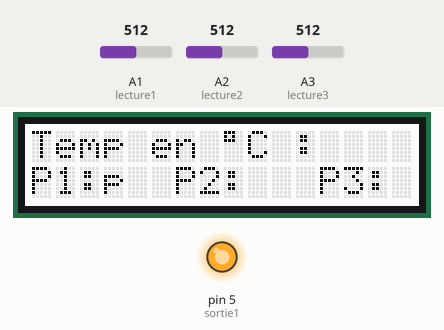
The sketch below on a simulated Arduino Uno, built with avr-gcc and run on an emulated ATmega328P. Parts: 16×2 character LCD, output pins drawn as LEDs (lit = HIGH). The inputs (shaded band) are chosen by the test bench; at power-on: A1 (lecture1) = 512, A2 (lecture2) = 512, A3 (lecture3) = 512. What the sketch prints to the serial monitor is not drawn.

Above: at 1.7 s.
1.8 s: A1 (lecture1) set to 480
At 3.0 s:
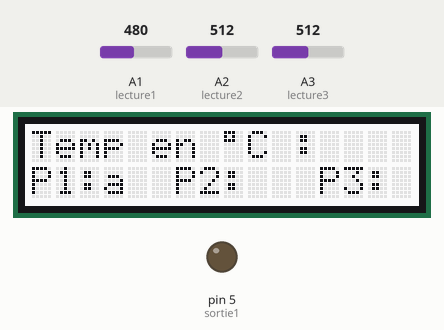
3.3 s: A1 (lecture1) set to 511
At 4.4 s:
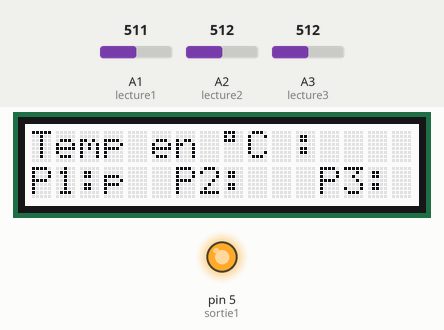
4.8 s: A1 (lecture1) set to 306
At 5.8 s:
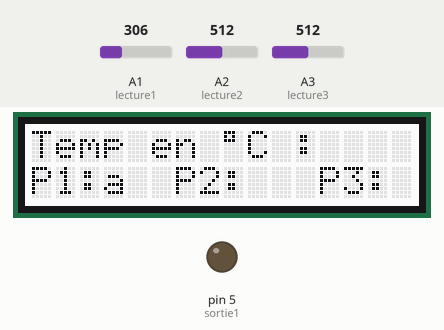
Timing chart, 0 to 7.8 s (numbered marks = the images above; inputs shaded):
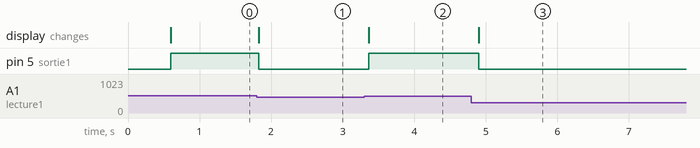

The sketch:

controle_affichage.ino
```cpp
#include <Wire.h>
#include "rgb_lcd.h"

rgb_lcd lcd;

int lecture1 = A1, lecture2 = A2, lecture3 = A3;

int sortie1 = 5, sortie2 = 4, sortie3 = 33;

float valeur1 = 0, valeur2 = 0, valeur3 = 0;

const float SEUIL_TENSION = 2.4;

void setup() {
  // put your setup code here, to run once:
  Serial.begin(9600);
  lcd.begin(16, 2);

  lcd.setCursor(0, 0);
  lcd.print("Temp en "); lcd.print((char)223); lcd.print("C : ");

  lcd.setCursor(0, 1);
  lcd.print("P1:  ");

  lcd.setCursor(6, 1);
  lcd.print("P2:  ");

  lcd.setCursor(12, 1);
  lcd.print("P3:  ");

  pinMode(sortie1, OUTPUT);

  delay(500);

}

void loop() {
  // put your main code here, to run repeatedly:

  valeur1 = analogRead(lecture1)*(5.0/1023); // Lecture des tensions dans les pins analogiques
  valeur2 = analogRead(lecture2)*(5.0/1023); // Et conversion en une valeur de tension
  valeur3 = analogRead(lecture3)*(5.0/1023); // Afin dêtre ensuite comparé au seuil

  Serial.println(valeur1);

  if(valeur1 > SEUIL_TENSION)
  {
    lcd.setCursor(3, 1);
    lcd.print("p");
    digitalWrite(sortie1, HIGH);
  }
  else
  {
    lcd.setCursor(3, 1);
    lcd.print("a");
    digitalWrite(sortie1, LOW);
  }

  delay(100);

}
```

Measured:
- the behaviour switches between 492 and 491 on A1 (lecture1) (found by bisection; images 0 and 1)
- after the input at 1.8 s, pin 5 (sortie1): HIGH → LOW at once; the display: changes at once (image 1)
- after the input at 3.3 s, pin 5 (sortie1): LOW → HIGH after 0.06 s; the display: changes after 0.06 s (image 2)
- after the input at 4.8 s, pin 5 (sortie1): HIGH → LOW after 0.10 s; the display: changes after 0.10 s (image 3)
